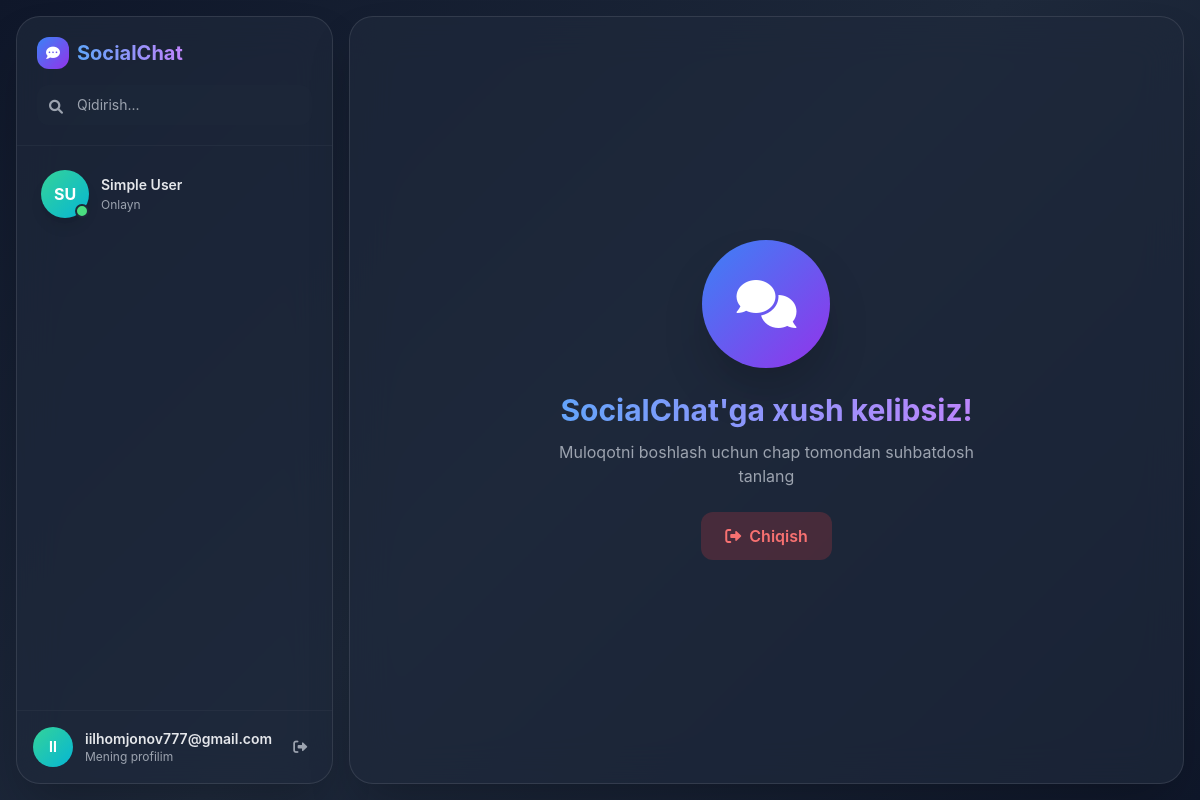
Page / (signed in) on the earlier database version.
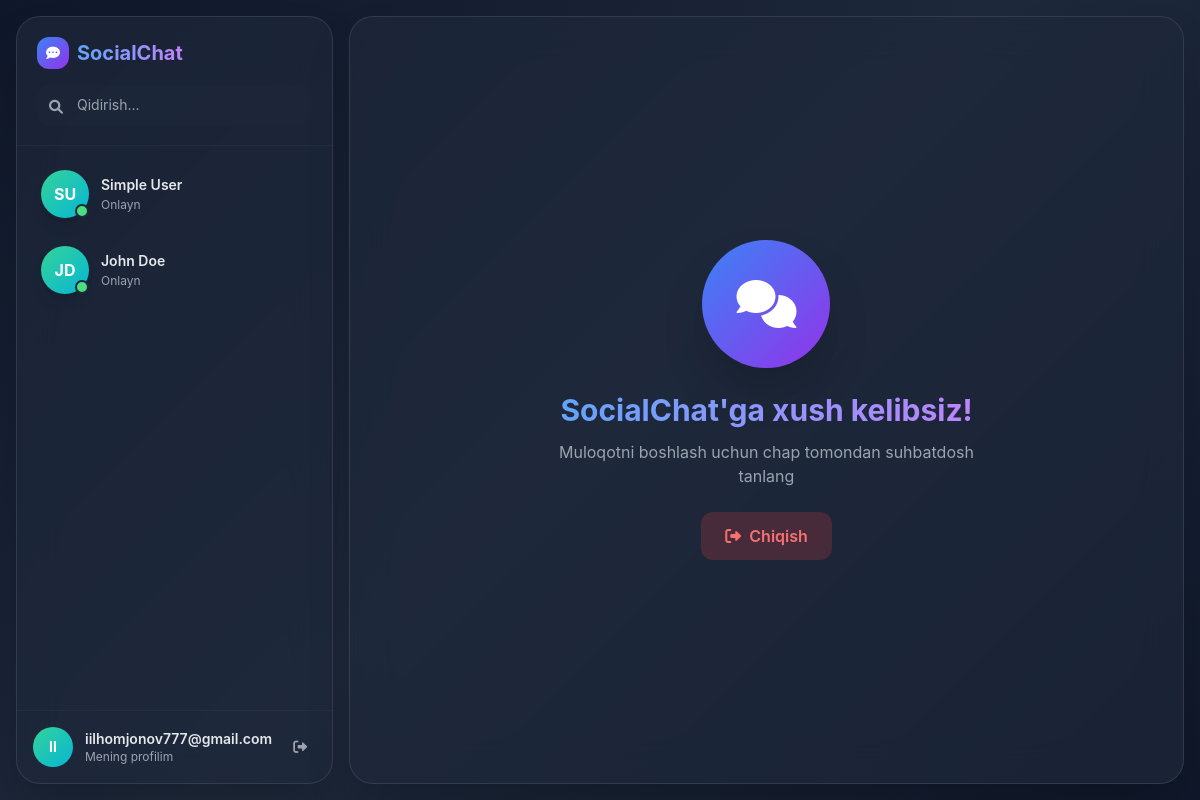
Same page on the later database version.
### tables this page shows
CREATE TABLE users (
    id INT PRIMARY KEY AUTO_INCREMENT,
    name VARCHAR(50) NOT NULL,
    email VARCHAR(100) NOT NULL UNIQUE,
    password VARCHAR(255) NOT NULL,
    created_at TIMESTAMP DEFAULT CURRENT_TIMESTAMP,
    updated_at TIMESTAMP DEFAULT CURRENT_TIMESTAMP ON UPDATE CURRENT_TIMESTAMP
);

### db.php (called while the page is built, shortened)
<?php
class Database
{
    private $conn;
    public function __construct()
    {
        try {
            $this->conn = new PDO(
                "mysql:host=" . DB_SERVER . ";dbname=" . DB_NAME,
                DB_USERNAME,
                DB_PASSWORD,
                [
                    PDO::ATTR_ERRMODE => PDO::ERRMODE_EXCEPTION,
                    PDO::ATTR_DEFAULT_FETCH_MODE => PDO::FETCH_ASSOC,
                    PDO::ATTR_EMULATE_PREPARES => false,
                ]
            );
        } catch (PDOException $e) {
            die("Database connection error: " . $e->getMessage());
        }
    }
    public function execute($sql, $params = [])
    {
        try {
            $stmt = $this->conn->prepare($sql);
            $stmt->execute($params);
            return $stmt;
        } catch (PDOException $e) {
            die("Query Error: " . $e->getMessage());
        }
    }
    public function select($table, $columns = "*", $condition = "", $params = [])
    {
        return $this->execute(
            "SELECT $columns FROM $table" . ($condition ? " WHERE $condition" : ""),
            $params
        )->fetchAll();
    }
}

### index.php (the view, shortened to what this page needs)
<?php
include 'db.php';
$db = new Database();
$contacts = $db->select('users', '*', 'id != ?', [$_SESSION['user']['id']]);
if (isset($_GET['id']) && !empty($_GET['id'])) {
    $messages = $db->select('messages', '*', '(sender_id = ? AND receiver_id = ?) OR (sender_id = ? AND receiver_id = ?)', [$_SESSION['user']['id'], $_GET['id'], $_GET['id'], $_SESSION['user']['id']]);
    $_SESSION['receiver']['id'] = $_GET['id'];
    $_SESSION['receiver']['name'] = $db->select('users', 'name', 'id = ?', [$_GET['id']])[0]['name'];
} else {
    $messages = [];
}
?>
<!DOCTYPE html>
<html lang="en" class="dark">
<head>
    <script src="https://cdn.tailwindcss.com"></script>
    <link rel="stylesheet" href="https://cdnjs.cloudflare.com/ajax/libs/font-awesome/6.0.0-beta3/css/all.min.css">
</head>
<body class="text-gray-200 antialiased">
    <div class="flex h-screen p-3 md:p-4 gap-3 md:gap-4">
        <div class="sidebar-panel glass-panel rounded-2xl md:rounded-3xl flex flex-col flex-shrink-0 shadow-2xl md:relative md:transform-none" id="sidebar">
            <div class="p-4 md:p-5 border-b border-gray-700/30">
                <div class="flex items-center justify-between mb-4">
                    <div class="flex items-center gap-2">
                        <div class="w-8 h-8 bg-gradient-to-br from-blue-500 to-purple-600 rounded-xl flex items-center justify-center">
                            <i class="fas fa-comment-dots text-white text-sm"></i>
                        </div>
                        <h2 class="text-lg md:text-xl font-bold bg-gradient-to-r from-blue-400 to-purple-400 bg-clip-text text-transparent">
                        </h2>
                    </div>
                </div>
                <div class="relative">
                    <input type="text" placeholder="Qidirish..." class="w-full bg-slate-800/50 rounded-xl px-4 py-2.5 pl-10 focus:outline-none focus:ring-2 focus:ring-blue-500/50 text-sm transition-all">
                    <i class="fas fa-search absolute left-3 top-3 text-gray-400 text-sm"></i>
                </div>
            </div>
            <div class="flex-1 overflow-y-auto custom-scrollbar p-2 md:p-3 space-y-1">
                <?php foreach ($contacts as $contact) : ?>
                    <?php
                    $nameParts = explode(' ', trim($contact['name']));
                    $initials = strtoupper(substr($nameParts[0], 0, 1) . (isset($nameParts[1]) ? substr($nameParts[1], 0, 1) : ''));
                    $safeName = htmlspecialchars($contact['name'], ENT_QUOTES, 'UTF-8');
                    $userId = $contact['id'];
                    $isActive = (isset($_GET['id']) && $_GET['id'] == $userId) ? 'active' : '';
                    ?>
                    <a href="?id=<?= $userId ?>" class="user-card flex items-center gap-3 p-3 rounded-xl cursor-pointer block hover:no-underline <?= $isActive ?>">
                        <div class="relative flex-shrink-0">
                            <div class="w-12 h-12 bg-gradient-to-br from-emerald-400 to-cyan-500 rounded-full flex items-center justify-center shadow-lg">
                                <span class="font-bold text-white"><?= $initials ?></span>
                            </div>
                            <span class="absolute bottom-0 right-0 w-3.5 h-3.5 bg-green-400 rounded-full border-2 border-slate-800 pulse-dot"></span>
                        </div>
                        <div class="flex-1 min-w-0">
                            <div class="flex items-center justify-between mb-0.5">
                                <p class="font-semibold text-sm truncate"><?= $safeName ?></p>
                            </div>
                            <p class="text-xs text-gray-400">Onlayn</p>
                        </div>
                    </a>
                <?php endforeach; ?>
            </div>
            <div class="p-3 md:p-4 border-t border-gray-700/30">
                <div class="flex items-center gap-3">
                    <div class="w-10 h-10 bg-gradient-to-br from-emerald-400 to-cyan-500 rounded-full flex items-center justify-center">
                        <span class="font-bold text-white text-sm">
                            <?php echo isset($_SESSION['user']['email']) ? strtoupper(substr($_SESSION['user']['email'], 0, 2)) : 'ME'; ?>
                        </span>
                    </div>
                    <div class="flex-1 min-w-0">
                        <p class="font-semibold text-sm truncate">
                            <?php echo isset($_SESSION['user']['email']) ? htmlspecialchars($_SESSION['user']['email']) : 'User'; ?>
                        </p>
                        <p class="text-xs text-gray-400">Mening profilim</p>
                    </div>
                    <button onclick="openLogoutModal()" class="w-8 h-8 rounded-lg hover:bg-red-500/20 flex items-center justify-center transition-colors group" title="Chiqish">
                        <i class="fas fa-sign-out-alt text-gray-400 group-hover:text-red-400 text-sm transition-colors"></i>
                    </button>
                </div>
            </div>
        </div>
        <div class="flex-1 flex flex-col">
            <?php if (isset($_GET['id']) && !empty($_GET['id'])): ?>
                <div class="glass-panel rounded-2xl md:rounded-3xl flex flex-col h-full shadow-2xl chat-window">
                    <div class="p-3 md:p-4 border-b border-gray-700/30 flex items-center justify-between">
                        <div class="flex items-center gap-3">
                            <button class="md:hidden w-10 h-10 rounded-xl hover:bg-white/10 flex items-center justify-center flex-shrink-0 transition-colors" onclick="toggleSidebar()">
                                <i class="fas fa-bars text-gray-400"></i>
                            </button>
                            <button class="hidden md:flex w-10 h-10 rounded-xl hover:bg-white/10 items-center justify-center flex-shrink-0 transition-colors" onclick="closeChat()">
                                <i class="fas fa-arrow-left text-gray-400"></i>
                            </button>
                            <div class="relative flex-shrink-0">
                                <div class="w-10 h-10 md:w-11 md:h-11 bg-gradient-to-br from-blue-400 to-purple-500 rounded-full flex items-center justify-center shadow-lg">
                                    <?php
                                    $receiverNameParts = explode(' ', trim($_SESSION['receiver']['name']));
                                    $receiverInitials = strtoupper(substr($receiverNameParts[0], 0, 1) . (isset($receiverNameParts[1]) ? substr($receiverNameParts[1], 0, 1) : ''));
                                    ?>
                                    <span class="font-bold text-white text-sm"><?= $receiverInitials ?></span>
                                </div>
                                <span class="absolute bottom-0 right-0 w-3 h-3 bg-green-400 rounded-full border-2 border-slate-800 pulse-dot"></span>
                            </div>
                            <div>
                                <h3 class="font-bold text-sm md:text-base"><?= htmlspecialchars($_SESSION['receiver']['name']) ?></h3>
                                <p class="text-xs text-green-400">● Onlayn</p>
                            </div>
                        </div>
                        <div class="flex gap-1 md:gap-2">
                            <button class="w-10 h-10 rounded-xl hover:bg-white/10 flex items-center justify-center transition-colors">
                                <i class="fas fa-phone text-gray-400"></i>
                            </button>
                            <button class="w-10 h-10 rounded-xl hover:bg-white/10 flex items-center justify-center transition-colors hidden sm:flex">
                                <i class="fas fa-video text-gray-400"></i>
                            </button>
                            <button onclick="openLogoutModal()" class="w-10 h-10 rounded-xl hover:bg-red-500/20 flex items-center justify-center transition-colors group">
                                <i class="fas fa-sign-out-alt text-gray-400 group-hover:text-red-400 text-sm transition-colors"></i>
                            </button>
                        </div>
                    </div>
                    <div class="flex-1 overflow-y-auto custom-scrollbar p-4 md:p-6 space-y-4" id="messagesContainer">
                        <?php foreach ($messages as $m) : ?>
                            <?php if ($m['sender_id'] == $_SESSION['user']['id']) : ?>
                                <div class="flex items-start gap-2 md:gap-3 justify-end">
                                    <div class="max-w-[75%] md:max-w-md">
                                        <div class="message-sent text-white rounded-2xl rounded-tr-none px-3 py-2 md:px-4 md:py-3">
                                            <p class="text-sm"><?= htmlspecialchars($m['message']) ?></p>
                                        </div>
                                        <p class="text-[10px] text-gray-500 mt-1 mr-1 text-right flex items-center justify-end gap-1">
                                            <?= date('H:i', strtotime($m['created_at'] ?? 'now')) ?>
                                            <i class="fas fa-check-double text-blue-400 text-[10px]"></i>
                                        </p>
                                    </div>
                                </div>
                            <?php else : ?>
                                <div class="flex items-start gap-2 md:gap-3">
                                    <div class="w-8 h-8 bg-gradient-to-br from-blue-400 to-purple-500 rounded-full flex items-center justify-center flex-shrink-0">
                                        <span class="text-xs font-bold text-white"><?= $receiverInitials ?></span>
                                    </div>
                                    <div class="max-w-[75%] md:max-w-md">
                                        <div class="message-received rounded-2xl rounded-tl-none px-3 py-2 md:px-4 md:py-3">
                                            <p class="text-sm"><?= htmlspecialchars($m['message']) ?></p>
                                        </div>
                                        <p class="text-[10px] text-gray-500 mt-1 ml-1">
                                            <?= date('H:i', strtotime($m['created_at'] ?? 'now')) ?>
                                        </p>
                                    </div>
                                </div>
                            <?php endif; ?>
                        <?php endforeach; ?>
                    </div>
                    <div class="p-3 md:p-4 border-t border-gray-700/30">
                        <form id="messageForm" class="flex items-end gap-2 md:gap-3">
                            <button type="button" class="w-10 h-10 rounded-xl hover:bg-white/10 flex items-center justify-center transition-colors flex-shrink-0">
                                <i class="fas fa-paperclip text-gray-400"></i>
                            </button>
                            <div class="flex-1 relative">
                                <textarea
                                    rows="1"
                                    placeholder="Xabar yozing..."
                                    class="w-full bg-slate-800/50 rounded-2xl px-4 py-3 pr-12 focus:outline-none focus:ring-2 focus:ring-blue-500/50 resize-none text-sm transition-all"
                                    style="min-height: 46px; max-height: 120px;"
                                    id="messageInput"></textarea>
                                <button type="submit" class="absolute right-2 top-1/2 -translate-y-1/2 w-9 h-9 rounded-full bg-gradient-to-r from-blue-600 to-blue-700 hover:from-blue-500 hover:to-blue-600 flex items-center justify-center transition-all shadow-lg hover:shadow-blue-500/25">
                                    <i class="fas fa-paper-plane text-white text-xs"></i>
                                </button>
                            </div>
                            <button type="button" class="w-10 h-10 rounded-xl hover:bg-white/10 flex items-center justify-center transition-colors flex-shrink-0 hidden sm:flex">
                                <i class="fas fa-smile text-gray-400"></i>
                            </button>
                        </form>
                    </div>
                </div>
            <?php else: ?>
                <div class="glass-panel rounded-2xl md:rounded-3xl flex-1 flex items-center justify-center shadow-2xl empty-state">
                    <div class="text-center px-6">
                        <div class="w-24 h-24 md:w-32 md:h-32 mx-auto mb-6 bg-gradient-to-br from-blue-500 to-purple-600 rounded-full flex items-center justify-center shadow-2xl">
                            <i class="fas fa-comments text-4xl md:text-5xl text-white"></i>
                        </div>
                        <h2 class="text-2xl md:text-3xl font-bold mb-3 bg-gradient-to-r from-blue-400 to-purple-400 bg-clip-text text-transparent">
                        </h2>
                        <p class="text-gray-400 text-sm md:text-base mb-6 max-w-md">
                            Muloqotni boshlash uchun chap tomondan suhbatdosh tanlang
                        </p>
                        <div class="flex flex-col sm:flex-row gap-3 justify-center">
                            <button onclick="openLogoutModal()" class="bg-red-500/20 hover:bg-red-500/30 text-red-400 px-6 py-3 rounded-xl font-semibold transition-all flex items-center justify-center gap-2">
                                <i class="fas fa-sign-out-alt"></i> Chiqish
                            </button>
                        </div>
                    </div>
                </div>
            <?php endif; ?>
        </div>
    </div>
</body>
</html>

### index.php (style rules this page uses)
* { margin: 0; padding: 0; box-sizing: border-box; }
body { background: linear-gradient(135deg, #0f172a 0%, #1e293b 50%, #0f172a 100%); background-attachment: fixed; height: 100vh; overflow: hidden; font-family: -apple-system, BlinkMacSystemFont, 'Segoe UI', Roboto, Oxygen, Ubuntu, sans-serif; }
.glass-panel { background: rgba(30, 41, 59, 0.7); backdrop-filter: blur(20px); -webkit-backdrop-filter: blur(20px); border: 1px solid rgba(255, 255, 255, 0.1); }
.user-card { transition: all 0.3s cubic-bezier(0.4, 0, 0.2, 1); }
.sidebar-panel { transition: transform 0.3s cubic-bezier(0.4, 0, 0.2, 1); }
.pulse-dot { animation: pulse 2s infinite; }
.empty-state { animation: fadeIn 0.5s ease-out; }

Differences in the rows shown:
added users: name "JD", name "John Doe"
